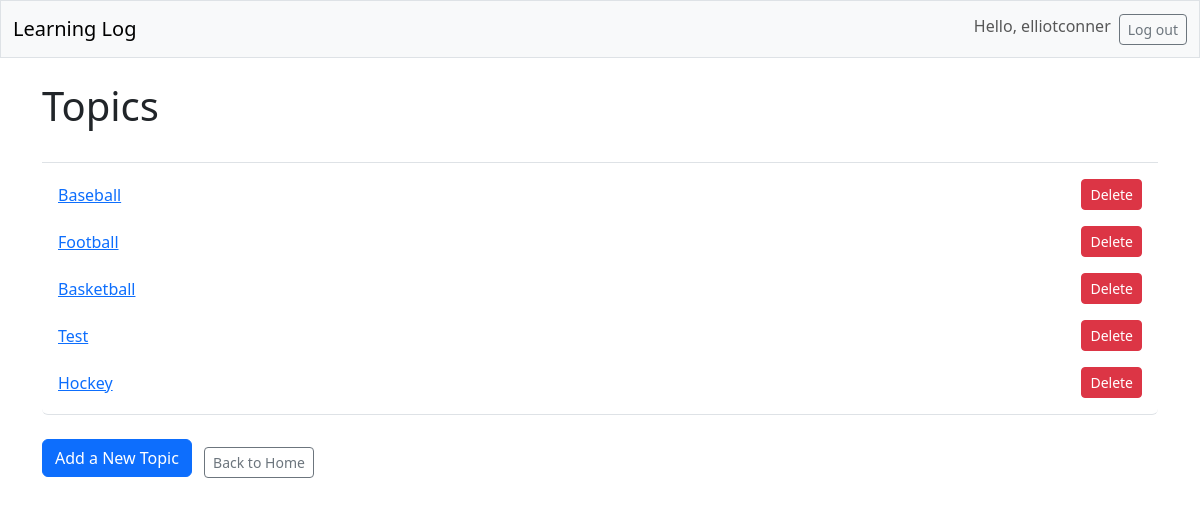
Page /topics/ (signed in) on the earlier database version.
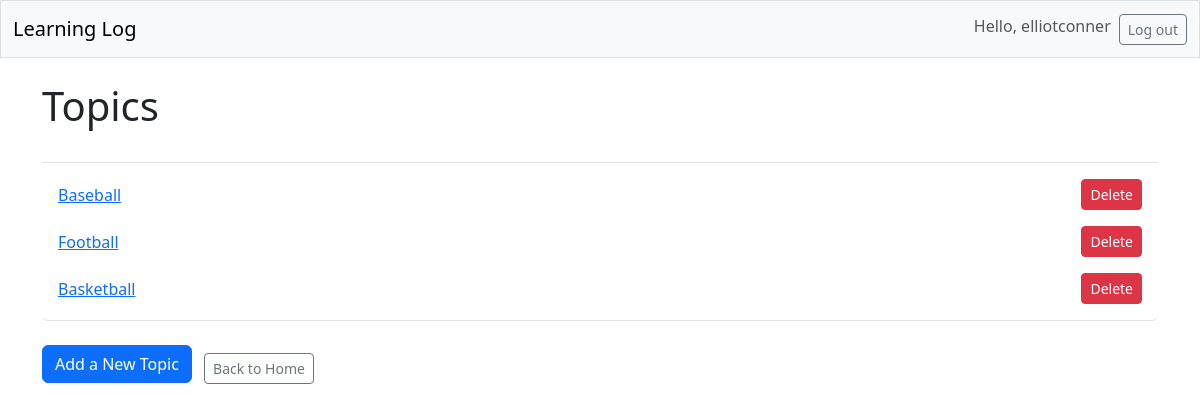
Same page on the later database version.
### learning_logs/models.py (models this page shows, shortened)
class Topic(models.Model):
    text = models.CharField(max_length=200)
    date_added = models.DateTimeField(auto_now_add=True)
    owner = models.ForeignKey(User, on_delete=models.CASCADE)

### learning_logs/views.py (the view)
# urls.py: path('topics/', views.topics, name='topics'),
@login_required
def topics(request):
    topics = Topic.objects.filter(owner=request.user).order_by('date_added')
    context = {'topics': topics}
    return render(request, 'learning_logs/topics.html', context)

### learning_logs/templates/learning_logs/topics.html (shortened to what this page needs)
{% extends "learning_logs/base.html" %}
{% block page_header %}
  <h1 class="mb-4">Topics</h1>
{% endblock page_header %}
{% block content %}
  <ul class="list-group border-bottom pb-2 mb-4">
    {% for topic in topics %}
      <li class="list-group-item border-0 d-flex justify-content-between align-items-center">
        <a href="{% url 'learning_logs:topic' topic.id %}">{{ topic.text }}</a>
        <form action="{% url 'learning_logs:delete_topic' topic.id %}" method="post" class="ms-3">
          <button class="btn btn-sm btn-danger" type="submit" onclick="return confirm('Are you sure you want to delete this topic?');">Delete</button>
        </form>
      </li>
    {% empty %}
      <li class="list-group-item border-0">No topics have been added yet.</li>
    {% endfor %}
  </ul>
  <a href="{% url 'learning_logs:new_topic' %}" class="btn btn-primary mb-2">Add a New Topic</a>
  <a href="{% url 'learning_logs:index' %}" class="btn btn-outline-secondary btn-sm ms-2">Back to Home</a>
{% endblock content %}

Differences in the rows shown:
removed Topic: text "Test"
removed Topic: text "Hockey"
